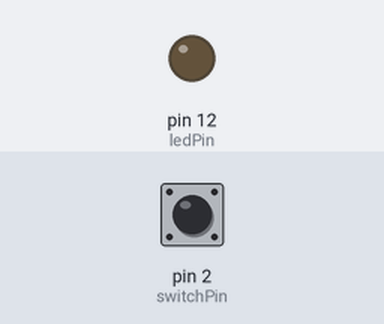
This sketch was run on a simulated Arduino Uno, built with avr-gcc and run on an emulated ATmega328P. Shown: output pins drawn as LEDs (lit = HIGH). The inputs (shaded band) are chosen by the test bench; at power-on: pin 2 (switchPin) LOW.

Above: at 1.2 s.
1.3 s: pin 2 (switchPin) pulled HIGH for 0.15 s
At 1.37 s:
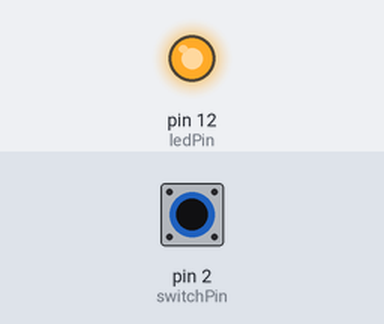
2.9 s: pin 2 (switchPin) pulled HIGH for 3.2 s
At 6.4 s:
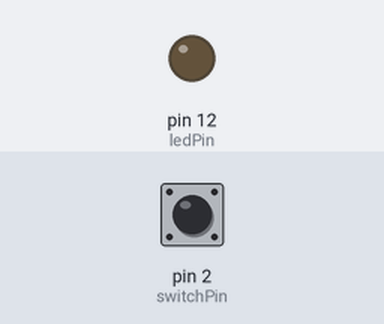
Timing chart, 0 to 7.9 s (numbered marks = the images above; inputs shaded):
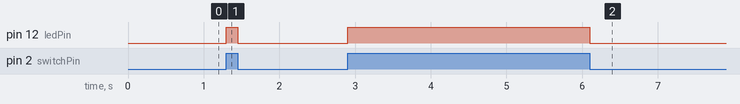

The sketch:

Advanced_sketch_oct26a.ino
```cpp
//const int ledPin = 9;       // Esampla WAS:  LED connected to digital pin 9
const int ledPin = 12;       // My As Built LED connected to digital pin 12
const int switchPin = 2;    // DIP switch connected to digital pin 2
int switchState = 0;        // Variable for reading the switch status

void setup() {
    pinMode(ledPin, OUTPUT);    // Set the LED pin as output
    pinMode(switchPin, INPUT);  // Set the switch pin as input
}

void loop() {
    switchState = digitalRead(switchPin);  // Read the state of the switch

    if (switchState == HIGH) {
        digitalWrite(ledPin, HIGH);  // Turn LED on if switch is on
    } else {
        digitalWrite(ledPin, LOW);   // Turn LED off if switch is off
    }
}
```

Measured:
- after the input at 1.3 s, pin 12 (ledPin): LOW → HIGH at once, → LOW 0.15 s later
- after the input at 2.9 s, pin 12 (ledPin): LOW → HIGH at once, → LOW 3.2 s later
